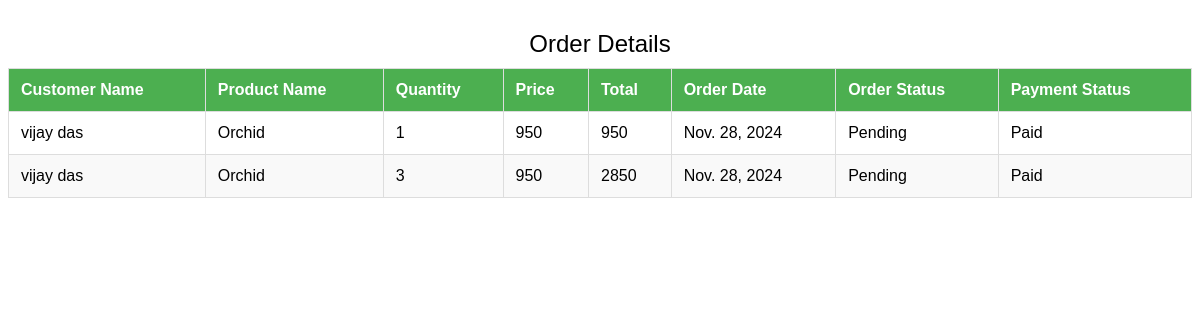
/shop/CustomerOrders, run on an earlier commit of the app's database.
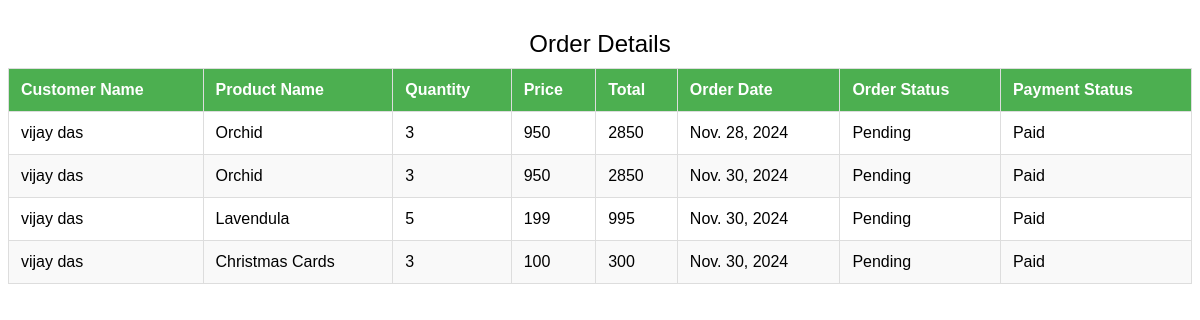
And on a later commit of the database.
### Shop/models.py (models this page shows)
class Orderitem_Table(models.Model):
    PRODUCTID=models.ForeignKey(Product_Table,on_delete=models.CASCADE,blank=True,null=True)
    Quantity=models.IntegerField(null=True,blank=True)
    Price=models.IntegerField(null=True,blank=True)
    OFFERID=models.ForeignKey(Offer_Table,on_delete=models.CASCADE,blank=True,null=True)
    ORDERID=models.ForeignKey(Order_Table,on_delete=models.CASCADE,blank=True,null=True)
    is_active = models.BooleanField(default=True)
    created_at = models.DateTimeField(auto_now_add=True, null=True, blank=True)
    updated_at = models.DateTimeField(auto_now_add=True, null=True, blank=True)

class Order_Table(models.Model):
    PRODUCTID=models.ForeignKey(Product_Table,on_delete=models.CASCADE,blank=True,null=True)
    USERLID=models.ForeignKey(User_Table,on_delete=models.CASCADE,blank=True,null=True)
    Date=models.DateField(max_length=20,null=True,blank=True)
    Total_Amount=models.IntegerField(null=True,blank=True)
    Order_Status=models.CharField(max_length=50,blank=True,null=True)
    Payment_Status=models.CharField(max_length=50,blank=True,null=True)
    DELIVERYID=models.ForeignKey(Delivery_Table,on_delete=models.CASCADE,blank=True,null=True)
    is_active = models.BooleanField(default=True)
    created_at = models.DateTimeField(auto_now_add=True, null=True, blank=True)
    updated_at = models.DateTimeField(auto_now_add=True, null=True, blank=True)

class Product_Table(models.Model):
    Product_Name=models.CharField(max_length=50,blank=True,null=True)
    Image=models.FileField(max_length=50,null=True,blank=True)
    Categorytype = models.ForeignKey(Category, on_delete=models.CASCADE,blank=True,null=True)
    Price=models.IntegerField(null=True,blank=True)
    Description=models.CharField(max_length=100,null=True,blank=True)
    Quantity=models.CharField(max_length=100,null=True,blank=True)
    Rating=models.FloatField(null=True,blank=True)
    SHOPLID=models.ForeignKey(LoginTable,on_delete=models.CASCADE,blank=True,null=True)
    is_active = models.BooleanField(default=True)
    created_at = models.DateTimeField(auto_now_add=True, null=True, blank=True)
    updated_at = models.DateTimeField(auto_now_add=True, null=True, blank=True)

### User_Profile/models.py (models this page shows)
class User_Table(models.Model):
    First_Name=models.CharField(max_length=50,blank=True,null=True)
    Last_Name=models.CharField(max_length=50,blank=True,null=True)
    Address=models.CharField(max_length=50,blank=True,null=True)
    City=models.CharField(max_length=50,blank=True,null=True)
    District=models.CharField(max_length=50,blank=True,null=True)
    Pincode=models.IntegerField(blank=True,null=True)
    Phone_Number=models.BigIntegerField(blank=True,null=True)
    Email=models.CharField(max_length=50,blank=True,null=True)
    LOGINID=models.ForeignKey(LoginTable,on_delete=models.CASCADE,null=True,blank=True)
    profileimage=models.FileField(upload_to='profileimages',null=True,blank=True)
    is_active = models.BooleanField(default=True)
    created_at = models.DateTimeField(auto_now_add=True, null=True, blank=True)
    updated_at = models.DateTimeField(auto_now_add=True, null=True, blank=True)

### Shop/views.py (the view)
# urls.py: path('CustomerOrders',CustomerOrders.as_view(),name='CustomerOrders'),
class CustomerOrders(View):
    def get(self, request):
        login_id = request.session.get("user_id")
        print("Shop Owner ID:", login_id)
        orders = Order_Table.objects.filter(PRODUCTID__SHOPLID=login_id).all()
        order_items = Orderitem_Table.objects.filter(ORDERID__in=orders)
        for item in order_items:
            item.total_amount = item.Quantity * item.Price
        return render(request, 'View Orders.html', {"order_items": order_items})

### templates/View Orders.html (shortened to what this page needs)
<!DOCTYPE html>
<html lang="en">
<head>
</head>
<body>
    <table>
        <caption>Order Details</caption>
        <thead>
            <tr>
                <th>Customer Name</th>
                <th>Product Name</th>
                <th>Quantity</th>
                <th>Price</th>
                <th>Total</th>
                <th>Order Date</th>
                <th>Order Status</th>
                <th>Payment Status</th>
            </tr>
        </thead>
        <tbody>
            {% for item in order_items %}
                <tr>
                    <td>{{ item.ORDERID.USERLID.First_Name }}</td>
                    <td>{{ item.PRODUCTID.Product_Name }}</td>
                    <td>{{ item.Quantity }}</td>
                    <td>{{ item.Price }}</td>
                    <td>{{ item.total_amount }}</td>
                    <td>{{ item.ORDERID.Date }}</td>
                    <td>{{ item.ORDERID.Order_Status }}</td>
                    <td>{{ item.ORDERID.Payment_Status }}</td>
                </tr>
            {% endfor %}
        </tbody>
    </table>
</body>
</html>

### templates/View Orders.html (style rules this page uses)
table { width: 100%; border-collapse: collapse; margin: 20px 0; font-family: Arial, sans-serif; }
th, td { border: 1px solid #ddd; padding: 12px; text-align: left; }
th { background-color: #4CAF50; color: white; }
tr:nth-child(even) { background-color: #f9f9f9; }
caption { caption-side: top; font-size: 1.5em; margin: 10px 0; }

What changed in the data, as far as the page shows it:
no longer on this page (row unchanged): Orderitem_Table: ORDERID.USERLID.First_Name "vijay das", PRODUCTID.Product_Name "Orchid", Quantity "1", Price "950", total_amount "950", ORDERID.Date "Nov. 28, 2024", ORDERID.Order_Status "Pending", ORDERID.Payment_Status "Paid"
added Orderitem_Table: ORDERID.USERLID.First_Name "vijay das", PRODUCTID.Product_Name "Orchid", Quantity "3", Price "950", total_amount "2850", ORDERID.Date "Nov. 30, 2024", ORDERID.Order_Status "Pending", ORDERID.Payment_Status "Paid"
added Orderitem_Table: ORDERID.USERLID.First_Name "vijay das", PRODUCTID.Product_Name "Lavendula", Quantity "5", Price "199", total_amount "995", ORDERID.Date "Nov. 30, 2024", ORDERID.Order_Status "Pending", ORDERID.Payment_Status "Paid"
added Orderitem_Table: ORDERID.USERLID.First_Name "vijay das", PRODUCTID.Product_Name "Christmas Cards", Quantity "3", Price "100", total_amount "300", ORDERID.Date "Nov. 30, 2024", ORDERID.Order_Status "Pending", ORDERID.Payment_Status "Paid"
